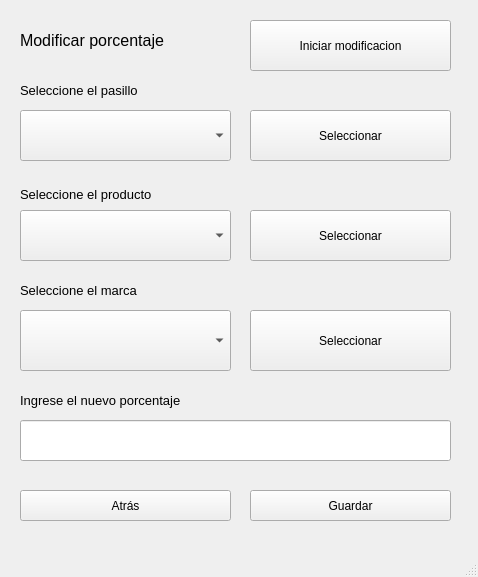
<?xml version="1.0" encoding="UTF-8"?>
<ui version="4.0">
 <class>window_modify_percentage</class>
 <widget class="QMainWindow" name="window_modify_percentage">
  <property name="geometry">
   <rect>
    <x>0</x>
    <y>0</y>
    <width>478</width>
    <height>577</height>
   </rect>
  </property>
  <property name="windowTitle">
   <string>MainWindow</string>
  </property>
  <widget class="QWidget" name="centralwidget">
   <widget class="QLabel" name="label">
    <property name="geometry">
     <rect>
      <x>20</x>
      <y>20</y>
      <width>231</width>
      <height>41</height>
     </rect>
    </property>
    <property name="font">
     <font>
      <pointsize>12</pointsize>
     </font>
    </property>
    <property name="text">
     <string>Modificar porcentaje</string>
    </property>
   </widget>
   <widget class="QLineEdit" name="lineEdit">
    <property name="geometry">
     <rect>
      <x>20</x>
      <y>420</y>
      <width>431</width>
      <height>41</height>
     </rect>
    </property>
   </widget>
   <widget class="QPushButton" name="back">
    <property name="geometry">
     <rect>
      <x>20</x>
      <y>490</y>
      <width>211</width>
      <height>31</height>
     </rect>
    </property>
    <property name="text">
     <string>Atrás</string>
    </property>
   </widget>
   <widget class="QLabel" name="label_4">
    <property name="geometry">
     <rect>
      <x>20</x>
      <y>280</y>
      <width>211</width>
      <height>21</height>
     </rect>
    </property>
    <property name="font">
     <font>
      <pointsize>10</pointsize>
     </font>
    </property>
    <property name="text">
     <string>Seleccione el marca</string>
    </property>
   </widget>
   <widget class="QPushButton" name="pasilloButton">
    <property name="geometry">
     <rect>
      <x>250</x>
      <y>110</y>
      <width>201</width>
      <height>51</height>
     </rect>
    </property>
    <property name="text">
     <string>Seleccionar</string>
    </property>
   </widget>
   <widget class="QLabel" name="label_3">
    <property name="geometry">
     <rect>
      <x>20</x>
      <y>179</y>
      <width>211</width>
      <height>31</height>
     </rect>
    </property>
    <property name="font">
     <font>
      <pointsize>10</pointsize>
     </font>
    </property>
    <property name="text">
     <string>Seleccione el producto</string>
    </property>
   </widget>
   <widget class="QPushButton" name="save">
    <property name="geometry">
     <rect>
      <x>250</x>
      <y>490</y>
      <width>201</width>
      <height>31</height>
     </rect>
    </property>
    <property name="text">
     <string>Guardar</string>
    </property>
   </widget>
   <widget class="QPushButton" name="marcaButton">
    <property name="geometry">
     <rect>
      <x>250</x>
      <y>310</y>
      <width>201</width>
      <height>61</height>
     </rect>
    </property>
    <property name="text">
     <string>Seleccionar</string>
    </property>
   </widget>
   <widget class="QComboBox" name="marca">
    <property name="geometry">
     <rect>
      <x>20</x>
      <y>310</y>
      <width>211</width>
      <height>61</height>
     </rect>
    </property>
   </widget>
   <widget class="QLabel" name="label_5">
    <property name="geometry">
     <rect>
      <x>20</x>
      <y>390</y>
      <width>421</width>
      <height>21</height>
     </rect>
    </property>
    <property name="font">
     <font>
      <pointsize>10</pointsize>
     </font>
    </property>
    <property name="text">
     <string>Ingrese el nuevo porcentaje</string>
    </property>
   </widget>
   <widget class="QPushButton" name="prodButton">
    <property name="geometry">
     <rect>
      <x>250</x>
      <y>210</y>
      <width>201</width>
      <height>51</height>
     </rect>
    </property>
    <property name="text">
     <string>Seleccionar</string>
    </property>
   </widget>
   <widget class="QLabel" name="label_2">
    <property name="geometry">
     <rect>
      <x>20</x>
      <y>80</y>
      <width>211</width>
      <height>21</height>
     </rect>
    </property>
    <property name="font">
     <font>
      <pointsize>10</pointsize>
     </font>
    </property>
    <property name="text">
     <string>Seleccione el pasillo</string>
    </property>
   </widget>
   <widget class="QComboBox" name="prods">
    <property name="geometry">
     <rect>
      <x>20</x>
      <y>210</y>
      <width>211</width>
      <height>51</height>
     </rect>
    </property>
   </widget>
   <widget class="QComboBox" name="halls">
    <property name="geometry">
     <rect>
      <x>20</x>
      <y>110</y>
      <width>211</width>
      <height>51</height>
     </rect>
    </property>
   </widget>
   <widget class="QPushButton" name="start">
    <property name="geometry">
     <rect>
      <x>250</x>
      <y>20</y>
      <width>201</width>
      <height>51</height>
     </rect>
    </property>
    <property name="text">
     <string>Iniciar modificacion</string>
    </property>
   </widget>
  </widget>
  <widget class="QMenuBar" name="menubar">
   <property name="geometry">
    <rect>
     <x>0</x>
     <y>0</y>
     <width>478</width>
     <height>17</height>
    </rect>
   </property>
  </widget>
  <widget class="QStatusBar" name="statusbar"/>
 </widget>
 <resources/>
 <connections/>
</ui>
